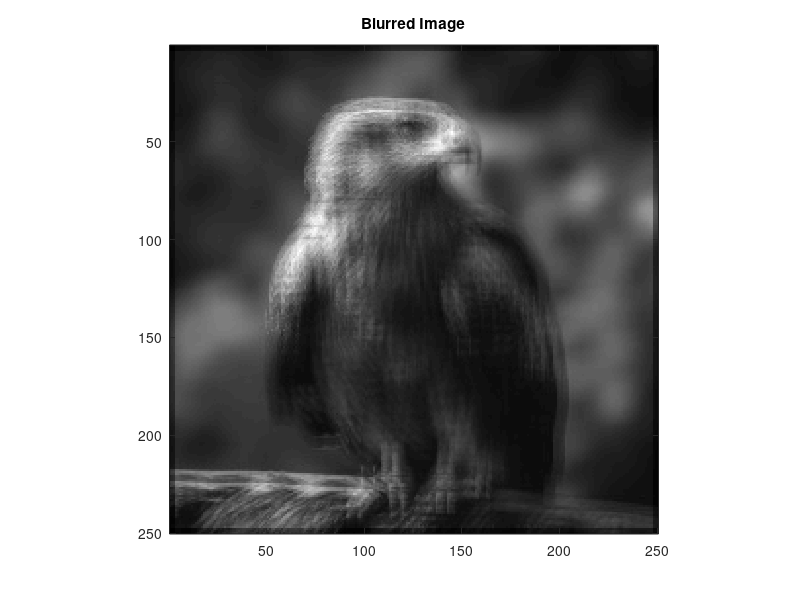

MATLAB code for this plot: (Note: this script raises an error after producing the figure.)
load('blur_data/B.mat', 'B');
img = B;
n = size(img, 1);

b = B(:);
figure;
imagesc(reshape(img, [n, n]));
colormap gray;
title('Blurred Image');
axis image;

load('blur_data/A.mat', 'A');
guess = ones(size(b));
max_itr = 200;
tol = 1e-6;
alpha = 0.01;
options.type = 'nofill';
options.diagcomp = alpha;

n_A = transpose(A) * A;
n_B = transpose(A) * b;
M = ichol(n_A, options);
P = transpose(M) * M;

[x_myCG, rvec_myCG] = myCG(A, b, guess, max_itr, tol);
[x_pcg, ~, ~, iter, rvec_pcg] = pcg(n_A, n_B, tol, max_itr);

figure;
subplot(2, 2, 1);
imagesc(reshape(x_myCG, [n, n]));
colormap gray;
title('Deblurred Image using myCG');
axis image;

subplot(2, 2, 2);
imagesc(reshape(x_pcg, [n, n]));
colormap gray;
title('Deblurred Image using pcg');
axis image;

subplot(2, 2, 3);
semilogy(rvec_myCG);
title('myCG convergence');
xlabel('Iterations');
ylabel('Residual');

subplot(2, 2, 4);
semilogy(rvec_pcg);
title('pcg convergence');
xlabel('Iterations');
ylabel('Residual');
